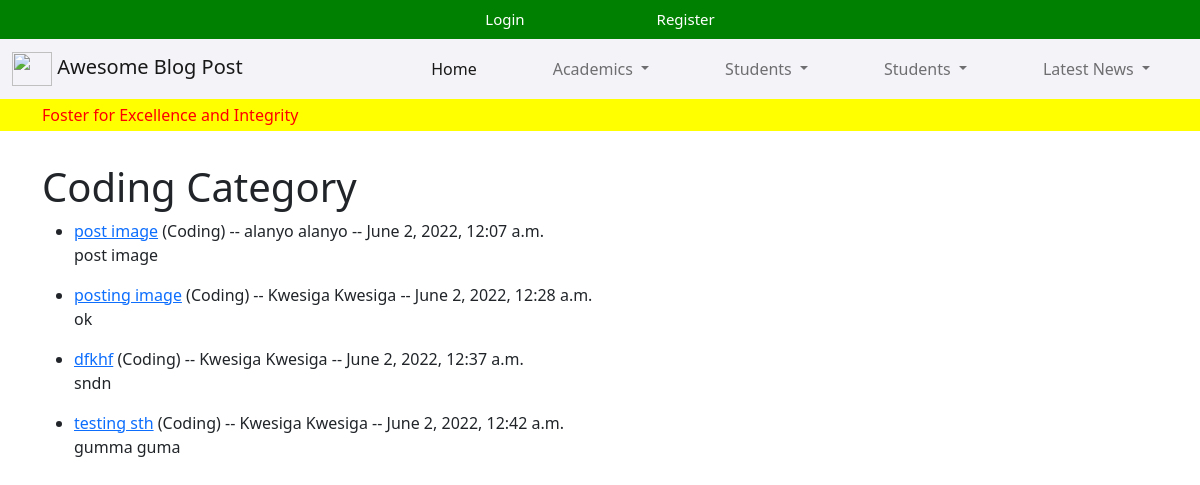
Screenshot of /category/Coding/ with the database file from the repository.
### theblog/models.py (models this page shows, shortened)
class Post(models.Model):
    title = models.CharField(max_length=200)
    header_image = models.ImageField(null=True, blank=True, upload_to="images/")
    snippet = models.CharField(max_length=500)
    author = models.ForeignKey(User, on_delete=models.CASCADE)
    body = RichTextUploadingField(blank=True, null=True)
    created_at = models.DateTimeField(default=datetime.now, blank=True)
    category = models.CharField(max_length=200, default='Testing')
    likes = models.ManyToManyField(User, related_name='blog_bost')
    class Meta:
        verbose_name_plural = "Posts"

### theblog/views.py (the view)
# urls.py: path('category/<str:cats>/', CategoryView, name="category"),
def CategoryView(request, cats):
    category_posts = Post.objects.filter(category=cats)
    return render(request, 'category.html', {'cats': cats.title(), 'category_posts': category_posts})

### theblog/templates/category.html (shortened to what this page needs)
{% extends 'base.html' %}
{% block content %}
<h1>{{ cats }} Category </h1>
<ul>
    {% for post in category_posts %}
    <li>
        <a href="{% url 'article_details' post.pk %}">{{ post.title }}</a>
        ({{ post.category }})
        --
        {{ post.author.first_name }}
        {{ post.author.first_name }} --
        {{post.created_at}}
        <br>
        {{ post.body|safe|slice:":120"}}
    </li>
    {% endfor %}
</ul>
{% endblock %}

### rows the page displays
Post: title "post image", category "Coding", author.first_name "alanyo", created_at "June 2, 2022, 12:07 a.m.", body "post image"
Post: title "posting image", category "Coding", author.first_name "Kwesiga", created_at "June 2, 2022, 12:28 a.m.", body "ok"
Post: title "dfkhf", category "Coding", author.first_name "Kwesiga", created_at "June 2, 2022, 12:37 a.m.", body "sndn"
Post: title "testing sth", category "Coding", author.first_name "Kwesiga", created_at "June 2, 2022, 12:42 a.m.", body "gumma guma"

### other values shown
{{ cats }} "Coding"
